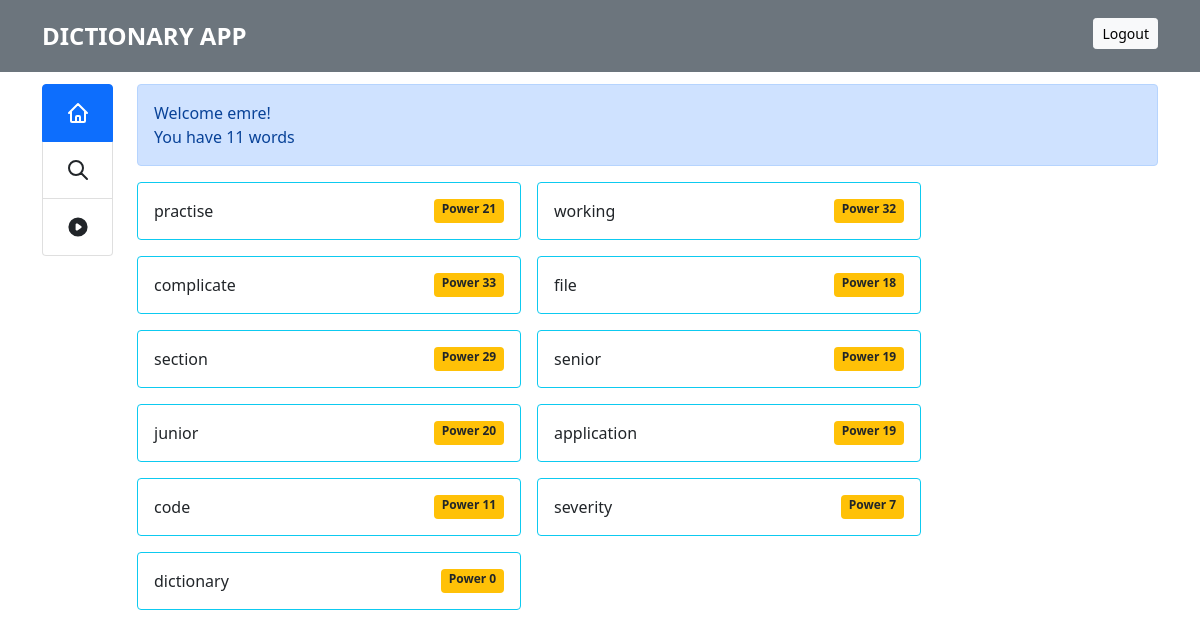
Page / (signed in) on the earlier database version.
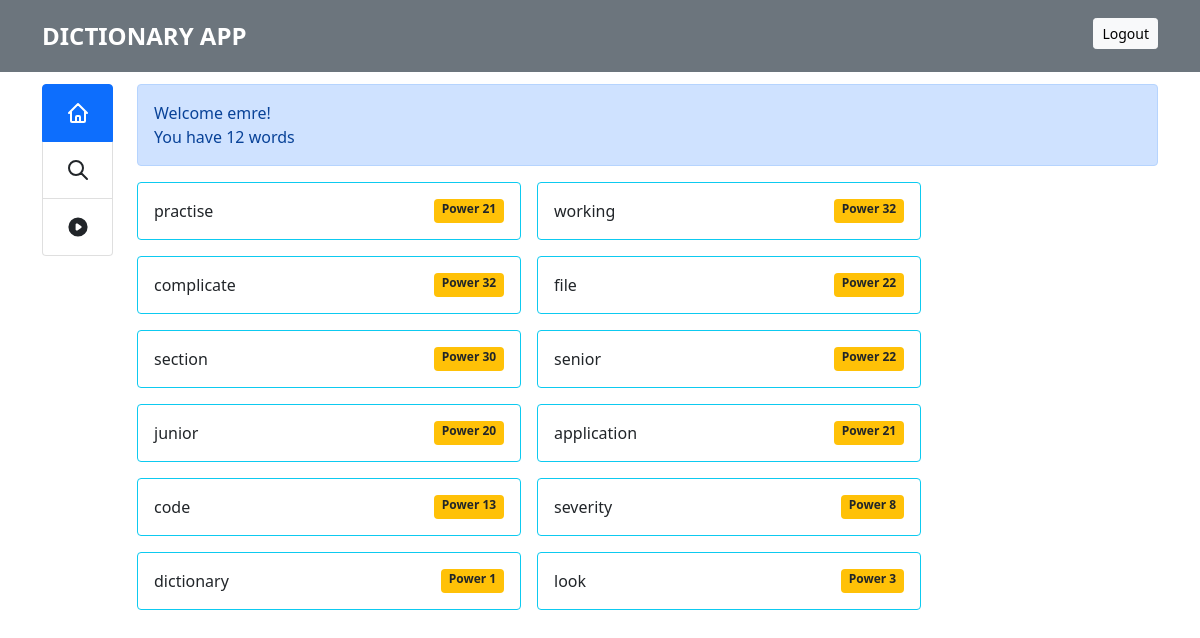
Same page on the later database version.
### app/auth/models.py (models this page shows)
class User(UserMixin, db.Model):
    id = db.Column(db.Integer, primary_key=True) # primary keys are required by SQLAlchemy
    password = db.Column(db.String(100))
    username = db.Column(db.String(1000))
    def __repr__(self) -> str:
      return f"{self.username}"

### app/word/models.py (models this page shows, shortened)
class Word(db.Model):
  __tablename__ = "word"
  id = db.Column(db.Integer, primary_key=True)
  user_id = db.Column(db.Integer, db.ForeignKey('user.id'))
  name = db.Column(db.String(80))
  definitions = db.relationship('Definition', backref='word', lazy=True)
  practising_point = db.Column(db.Integer, default=0)
  searched_count = db.Column(db.Integer, default=0)
  appeared_count = db.Column(db.Integer, default=0)

### app/dashboard/views.py (the view)
@dashboard_module.route("/", methods=['GET', 'POST'])
def index():
  if not current_user.is_authenticated:
    return redirect(url_for("auth.login"))
  words = word_api.get_all()
  return render_template(
    "dashboard.html",
    title = "Dashboard",
    words = words,
  )

### app/__init__.py (called while the page is built)
@login_manager.user_loader
def load_user(user_id):
    return User.query.get(int(user_id))

### app/word/models.py (called while the page is built)
  def __repr__(self) -> str:
      return f"{self.content}"

### app/word/views.py (called while the page is built)
@word_module.route("/", methods=['GET'])
@login_required
def get_all() -> list:
  all_words = Word.query.filter_by(user_id=current_user.id).all()
  return all_words

### app/dashboard/templates/dashboard.html (shortened to what this page needs)
{% extends "private_base.html" %}
{% block head %}
{{ super() }}
{% endblock %}
{% block content %}
{% if current_user %}
<div class="alert alert-primary" role="alert">
  Welcome {{current_user}}!
  <span class="d-block">You have {{words | length }} words</span>
</div>
{% endif %}
<div class="d-flex flex-wrap gap-3">
  {% if words %}
  {% for word in words %}
  <div class="card border-info" style="width: 24rem; cursor: pointer;"
    data-toggle="popover"
    data-toggle="tooltip"
    title="Definitions"
    data-bs-html="true"
    data-bs-content="{% for definition in word.definitions %} ** {{definition }} <br /> {% endfor %}"
  >
    <div class="card-body d-flex justify-content-between align-content-center">
      {% set power_of_word = word.practising_point + word.searched_count + word.appeared_count %}
      <span >{{word.name}}</span> <span class="badge bg-warning text-dark">Power {{ power_of_word }}</span>
      </div>
  </div>
  {% endfor %}
</div>
{% else %}
<div class="alert alert-warning" role="alert">
  There is no word in your dictionary. Please search and add to favorites.
</div>
{% endif %}
{% endblock %}

### app/templates/private_base.html (shortened to what this page needs)
<!DOCTYPE html>
<html lang="en">
<head>
  {% block head %}
  <link rel="stylesheet" href="../static/css/bootstrap.min.css">
  <link rel="stylesheet" href="{{ url_for('static', filename='css/styles.css') }}">
  <link rel="stylesheet" href="../static/css/alertify.min.css">
  {% endblock %}
</head>
<body>
  <div class="header bg-secondary">
    <div class="container d-flex justify-content-between">
      <div class="fs-4 fw-bold">DICTIONARY APP</div>
      <form action="/auth/logout" method="get">
        <button type="submit" class="btn btn-sm btn-light float-end" id="btn_logout">Logout</button>
      </form>
    </div>
  </div>
  <div class="container content">
    <div class="row">
      <div class="col-1">
        <div class="list-group">
          <a href="{{ url_for('dashboard.index') }}"
            class="list-group-item list-group-item-action menu-item {{'active' if title=='Dashboard' }}">
          </a>
          <a href="{{ url_for('search.index') }}"
            class="list-group-item list-group-item-action menu-item {{'active' if title=='Search' }}">
            <svg xmlns="http://www.w3.org/2000/svg" style="width: 1.5rem; height: 1.5rem;" fill="none"
              viewBox="0 0 24 24" stroke="currentColor">
              <path stroke-linecap="round" stroke-linejoin="round" stroke-width="2"
                d="M21 21l-6-6m2-5a7 7 0 11-14 0 7 7 0 0114 0z" />
            </svg>
          </a>
          <a href="{{ url_for('practise.index') }}"
            class="list-group-item list-group-item-action menu-item {{'active' if title=='Practise' }}">
            <svg xmlns="http://www.w3.org/2000/svg" style="width: 1.5rem; height: 1.5rem;" viewBox="0 0 20 20" fill="currentColor">
              <path fill-rule="evenodd"
                d="M10 18a8 8 0 100-16 8 8 0 000 16zM9.555 7.168A1 1 0 008 8v4a1 1 0 001.555.832l3-2a1 1 0 000-1.664l-3-2z"
                clip-rule="evenodd" />
            </svg>
          </a>
        </div>
      </div>
      <div class="col-11">
        {% block content %}
        {% endblock content %}
      </div>
    </div>
  </div>
</body>
</html>

### app/static/css/styles.css (style rules this page uses)
.header { height: 72px; width: 100%; color: white; display: flex; align-items: center; }
.content { padding-top: .75rem; height: calc(100vh - 80px); }
.menu-item { display: flex; justify-content: center; align-items: center; padding: 1rem; }

Differences in the rows shown:
changed Word "complicate": power_of_word "33" → "32"
changed Word "file": power_of_word "18" → "22"
changed Word "section": power_of_word "29" → "30"
changed Word "senior": power_of_word "19" → "22"
changed Word "application": power_of_word "19" → "21"
changed Word "code": power_of_word "11" → "13"
changed Word "severity": power_of_word "7" → "8"
changed Word "dictionary": power_of_word "0" → "1"
added Word: name "look", power_of_word "3"
Other differences:
{{ words | length }}: "11" → "12"
